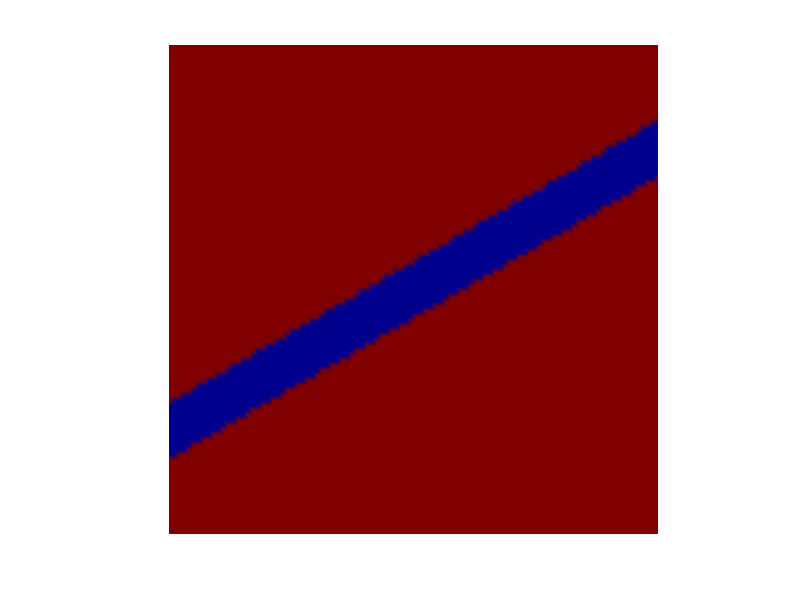

Write MATLAB code to recreate this figure.
%% 划痕与麻点建模
clear;clc;

%% 定义常量
w = 0.5e-6;
d = 200e-9;
l = 5e-6;
x = linspace(-l/2,l/2,100);
y = x;
[X,Y] = meshgrid(x);
Z1 = zeros(size(100));
Z2 = Z1;
theta = -60;

%% 数值积分
% % V-划痕缺陷
% for i=1:100
%     for j=1:100
%         if (abs(x(j)*cosd(theta)+y(i)*sind(theta))<=w/2)
%             Z1(i,j) = d*(2*abs(x(j)*cosd(theta)+y(i)*sind(theta))/w-1);
%         else
%             Z1(i,j) = 0;
%         end
%     end
% end

% 矩形-划痕缺陷
for i=1:100
    for j=1:100
        if (abs(x(j)*cosd(theta)+y(i)*sind(theta))<=w/2)
            Z2(i,j) = -d;
        else
            Z2(i,j) = 0;
        end
    end
end

% % 麻点缺陷
% for i=1:100
%     for j=1:100
%         if (sqrt(x(j)^2+y(i)^2)<=w/2)
%             Z2(i,j) = d*(2*sqrt(x(j)^2+y(i)^2)/w-1);
%         else
%             Z2(i,j) = 0;
%         end
%     end
% end

%% 绘图
figure('Name','划痕模型图窗','Color','white');
surf(X,Y,Z2);axis equal;axis off;shading interp;view(0,90);
% subplot(121),surf(X,Y,Z1);shading interp;view(0,90);axis equal;axis off;
% subplot(122),surf(X,Y,Z2);shading interp;view(0,90);axis equal;axis off;
colormap('jet');
exportgraphics(gcf,'矩形划痕缺陷建模.png','Resolution',600);